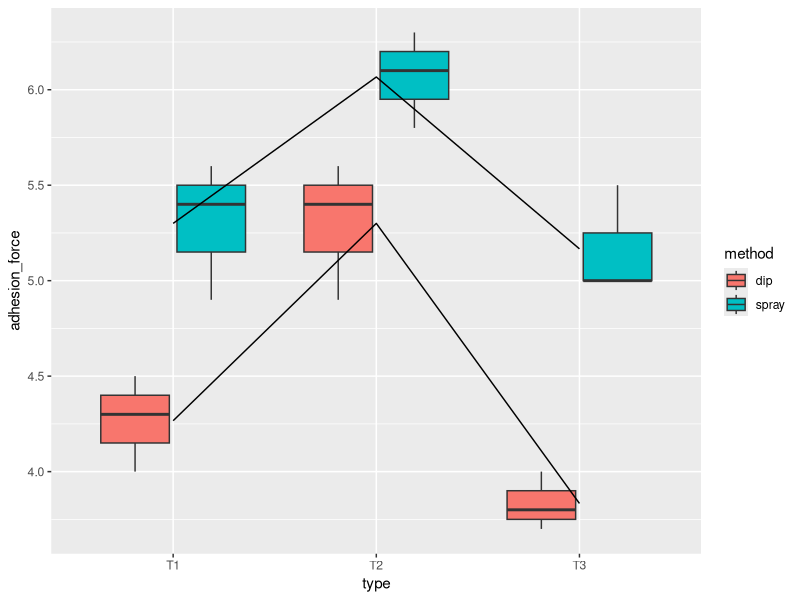
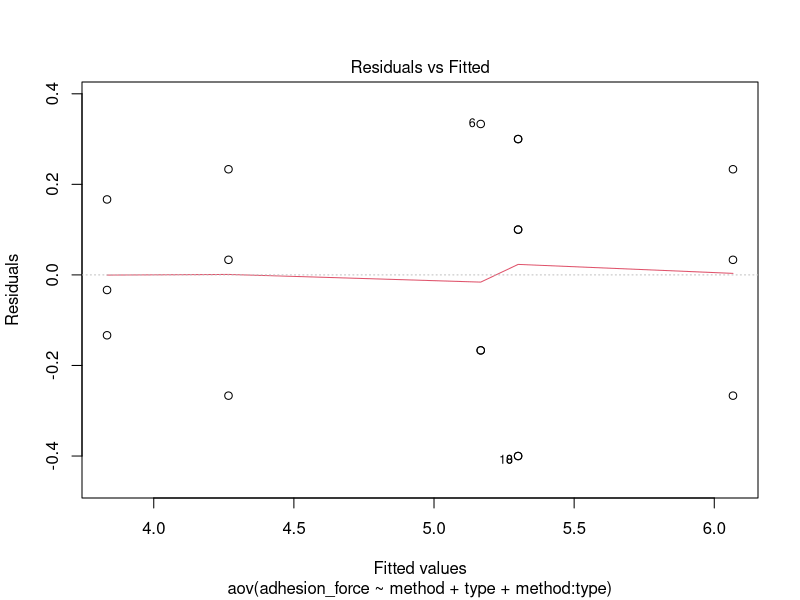
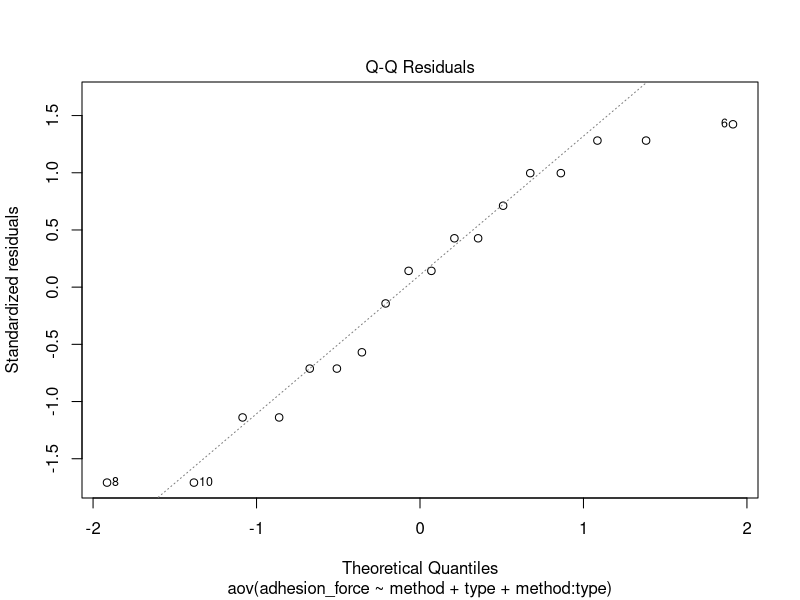
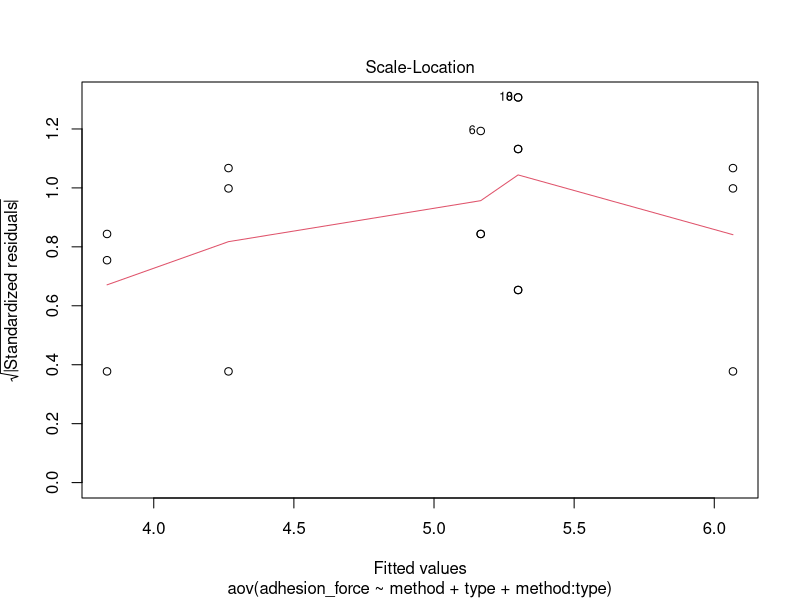
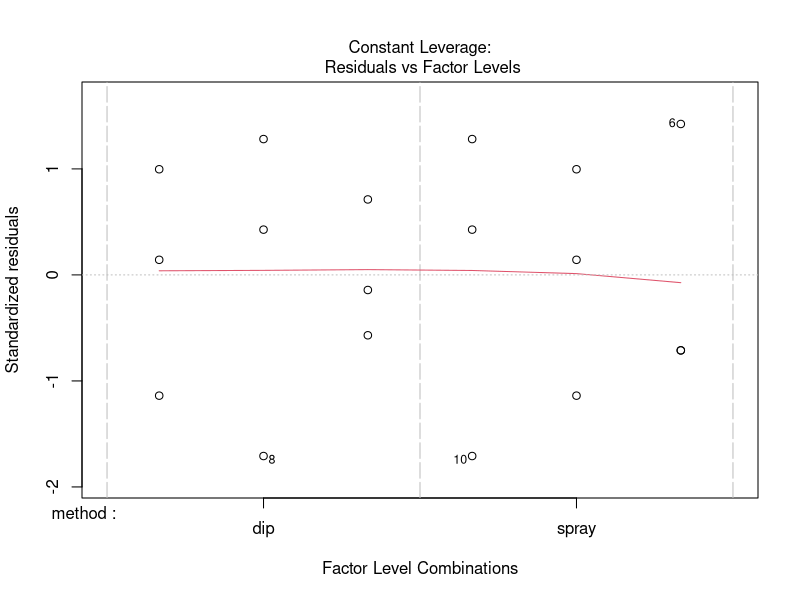
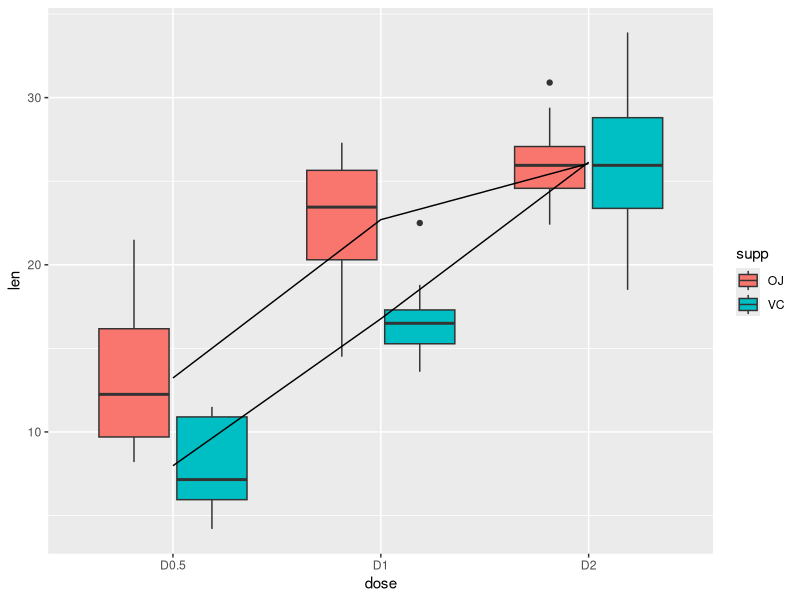
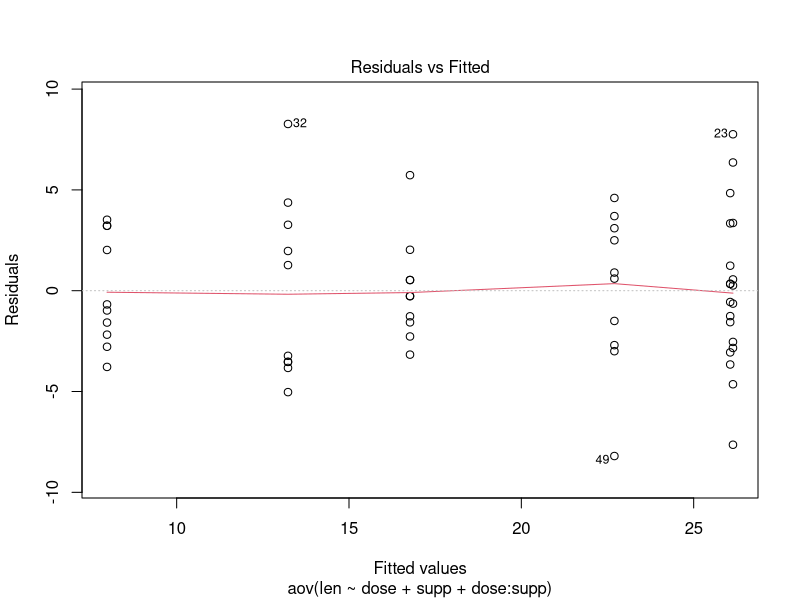
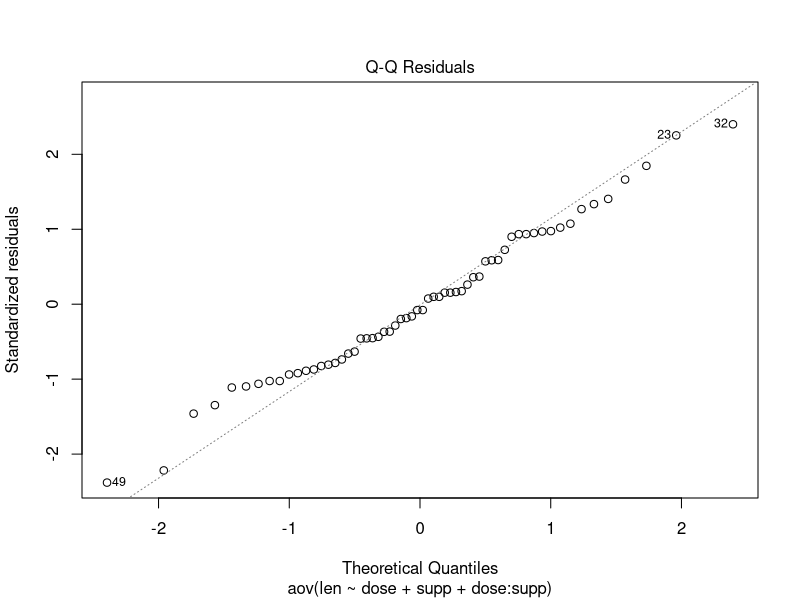

Here is the R script that generated these plots, in order:
# 12-two-way-anova.R
# Companion to IE 1072 lecture notes, Part VI (Two-Way ANOVA).

# Two-factor analysis-of-variance examples with interaction:
#   (a) a 3 (type) x 2 (method) adhesion-force experiment, replicated
#       three times, illustrating expand.grid + cbind to build the design,
#       per-factor summaries, an interaction-style boxplot, and the full
#       two-way ANOVA with interaction term;
#   (b) the built-in ToothGrowth data (3 doses x 2 supplement types).

library(dplyr)
library(ggplot2)

# ---- (a) Adhesion force: type x method experiment ----------------------

A <- c(1, 2, 3)             # 3 levels of "type"
B <- c("dip", "spray")      # 2 levels of "method"

exp_data <- expand.grid(type = A, method = B)
df       <- rbind(exp_data, exp_data, exp_data)   # 3 replicates each

adhesion_force <- c(4, 5.6, 3.8, 5.4, 5.8, 5.5,
                    4.5, 4.9, 3.7, 4.9, 6.1, 5.0,
                    4.3, 5.4, 4.0, 5.6, 6.3, 5.0)

my_data <- cbind(df, adhesion_force)
head(my_data)
sample_n(my_data, 10)

# Label "type" levels for readability.
levels(my_data$method)
levels(my_data$type)

my_data$type <- factor(my_data$type,
                       levels = c(1, 2, 3),
                       labels = c("T1", "T2", "T3"))
levels(my_data$type)

# Marginal summaries by each factor.
group_by(my_data, method) %>%
  summarise(
    count = n(),
    mean  = mean(adhesion_force),
    sd    = sd(adhesion_force),
    min   = min(adhesion_force),
    max   = max(adhesion_force),
    Q1    = quantile(adhesion_force, probs = c(.25)),
    Q3    = quantile(adhesion_force, probs = c(.75))
  )

group_by(my_data, type) %>%
  summarise(
    count = n(),
    mean  = mean(adhesion_force),
    sd    = sd(adhesion_force),
    min   = min(adhesion_force),
    max   = max(adhesion_force),
    Q1    = quantile(adhesion_force, probs = c(.25)),
    Q3    = quantile(adhesion_force, probs = c(.75))
  )

# Interaction-style boxplot with means joined by method.
ggplot(my_data, aes(x = type, y = adhesion_force, fill = method)) +
  geom_boxplot() +
  stat_summary(fun = mean, geom = "line", aes(group = method))

# Two-way ANOVA with interaction.
result_aov <- aov(adhesion_force ~ method + type + method:type, data = my_data)
summary(result_aov)
plot(result_aov)

# ---- (b) ToothGrowth: dose x supp ---------------------------------------

my_data <- ToothGrowth
head(my_data)

# Re-label dose levels for readability.
my_data$dose <- factor(ToothGrowth$dose,
                       levels = c(0.5, 1, 2),
                       labels = c("D0.5", "D1", "D2"))
levels(my_data$dose)
levels(my_data$supp)
head(my_data)
sample_n(my_data, 10)

my_data$dose <- ordered(my_data$dose, levels = c("D0.5", "D1", "D2"))

group_by(my_data, dose) %>%
  summarise(
    count = n(),
    mean  = mean(len),
    sd    = sd(len),
    min   = min(len),
    max   = max(len),
    Q1    = quantile(len, probs = c(.25)),
    Q3    = quantile(len, probs = c(.75))
  )

group_by(my_data, supp) %>%
  summarise(
    count = n(),
    mean  = mean(len),
    sd    = sd(len),
    min   = min(len),
    max   = max(len),
    Q1    = quantile(len, probs = c(.25)),
    Q3    = quantile(len, probs = c(.75))
  )

ggplot(my_data, aes(x = dose, y = len, fill = supp)) +
  geom_boxplot() +
  stat_summary(fun = mean, geom = "line", aes(group = supp))

result_aov <- aov(len ~ dose + supp + dose:supp, data = my_data)
summary(result_aov)
plot(result_aov)
